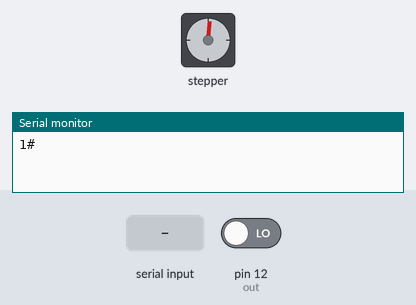
Bench run of a sketch on a simulated Arduino Uno, built with avr-gcc and run on an emulated ATmega328P. Shown: stepper motor, the last lines printed to the serial monitor. The inputs (shaded band) are chosen by the test bench; at power-on: pin 12 (out) LOW. Stepper angles assume 4096 steps per turn.

Above: at 1.6 s.
1.7 s: "FILTER2#" received over Serial
At 4.56 s:
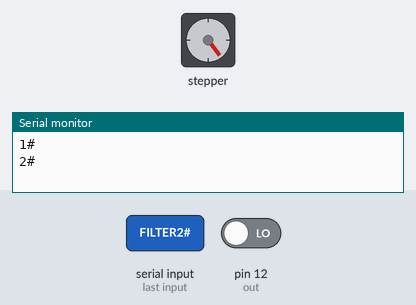
4.7 s: "FILTER0#" received over Serial
At 5.44 s:
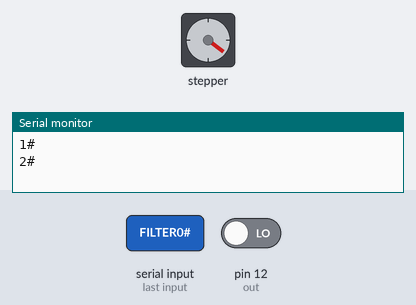
7.7 s: "FILTER3#" received over Serial
At 8.69 s:
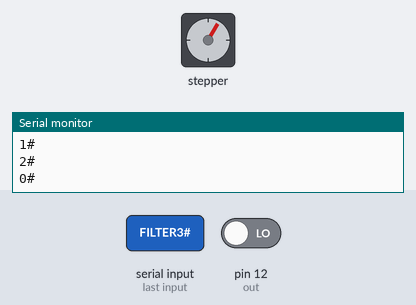
10.7 s: "FILTER4#" received over Serial
Timing chart, 0 to 14.6 s (numbered marks = the images above; inputs shaded):
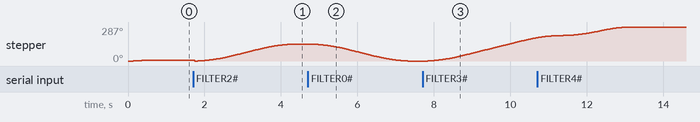

The sketch:

FilterWheel.ino
```cpp
#include <AccelStepper.h>

// General definitions
int CurrentFilter = 0;                  // Filter integer
int HallValue;                          // Hall switch variable

// Filter steps definitions
int CalibrationOffset = 70;              // Steps required to move to first filter position after calibration is done
int FilterSteps = 819.2;                  // Steps required to move the filter to next filter location adjust as required to suit motor wheel combination
int FilterSteps0 = 0;                   // Set filter steps for home position from calibration
int FilterSteps1 = FilterSteps;         // Set filter steps for 1st position
int FilterSteps2 = FilterSteps * 2;     // Set filter steps for 2nd position
int FilterSteps3 = FilterSteps * 3;     // Set filter steps for 3rd position
int FilterSteps4 = FilterSteps * 4;     // Set filter steps for 4th position

// Hall pin definition
const int out = 12;                     // PIN 12 = Hall effect switch

// Motor definitions
#define STEPS 8                         // 28BYJ-48 steps 4 or 8

// Motor pin definitions
#define motorPin1  8       // IN1 on UL2003
#define motorPin2  9       // IN2 on UL2003
#define motorPin3  10      // IN3 on UL2003
#define motorPin4  11      // IN4 on UL2003

// Initialize with pin sequence IN1-IN3-IN2-IN4 for using the AccelStepper with 28BYJ-48
AccelStepper stepper1(STEPS, motorPin1, motorPin3, motorPin2, motorPin4);

void setup() {
  Serial.flush();
  Serial.begin(9600);  // Baud rate, make sure this is the same as ASCOM driver
  stepper1.setMaxSpeed(1000.0);
  stepper1.setAcceleration(1000.0); // Acceleration
  stepper1.setSpeed(1000.0);
  stepperHome(); //runs routine to home motor
  Serial.println("1#");
}


void loop() {

  String cmd;
  if (Serial.available() > 0) {
    cmd = Serial.readStringUntil('#');  // Terminator so arduino knows when the message ends
    if (cmd == "GETFILTER") {
      Serial.print(CurrentFilter); Serial.println("#");  // Similarly, so ASCOM knows
    }
    else if (cmd == "FILTER0") MoveFilter(0); // Move Filter Routine
    else if (cmd == "FILTER1") MoveFilter(1); // Move Filter Routine
    else if (cmd == "FILTER2") MoveFilter(2); // Move Filter Routine
    else if (cmd == "FILTER3") MoveFilter(3); // Move Filter Routine
    else if (cmd == "FILTER4") MoveFilter(4); // Move Filter Routine
    else if (cmd == "FILTER5") MoveFilter(5); // Calibration Routine
  }
}


void MoveFilter(int pos) {

  CurrentFilter = pos;    // Note that the position is always 0 when powered on due to calibration
  switch (CurrentFilter) {
  case 0:
    digitalWrite(13, HIGH); // Flash LEDs for Move
    stepper1.runToNewPosition(FilterSteps0); // Goto new position
    Serial.print(CurrentFilter); Serial.println("#"); // Notify that we sent the command
    digitalWrite(13, LOW); // Disable LEDs after Move
  break;

  case 1:
    digitalWrite(13, HIGH); // Flash LEDs for Move
    stepper1.runToNewPosition(FilterSteps1); // Goto new position
    Serial.print(CurrentFilter); Serial.println("#"); // Notify that we sent the command
    digitalWrite(13, LOW); // Disable LEDs after Move
  break;

  case 2:
    digitalWrite(13, HIGH); // Flash LEDs for Move
    stepper1.runToNewPosition(FilterSteps2); // Goto new position
    Serial.print(CurrentFilter); Serial.println("#"); // Notify that we sent the command
    digitalWrite(13, LOW); // Disable LEDs after Move
  break;

  case 3:
    digitalWrite(13, HIGH); // Flash LEDs for Move
    stepper1.runToNewPosition(FilterSteps3); // Goto new position
    Serial.print(CurrentFilter); Serial.println("#"); // Notify that we sent the command
    digitalWrite(13, LOW); // Disable LEDs after Move
  break;

  case 4:
    digitalWrite(13, HIGH); // Flash LEDs for Move
    stepper1.runToNewPosition(FilterSteps4); // Goto new position
    Serial.print(CurrentFilter); Serial.println("#"); // Notify that we sent the command
    digitalWrite(13, LOW); // Disable LEDs after Move
  break;

  case 5:
    stepperHome(); // Calibratio Routine
    Serial.print(CurrentFilter); Serial.println("#"); // Notify that we sent the command
  break;
  }

}

void stepperHome()
{
  HallValue = digitalRead(out);    // read the hall sensor value
  digitalWrite(13, HIGH); // Flash LEDs for Move

  while (HallValue == HIGH)
  {
    stepper1.setAcceleration(1000.0); // Acceleration
    stepper1.setSpeed(1000.0);
    stepper1.move(20);
    stepper1.run();
    HallValue = digitalRead(out); // read the hall sensor value
  }

  stepper1.setCurrentPosition(0);
  stepper1.runToNewPosition(CalibrationOffset);
  stepper1.setCurrentPosition(0);

  digitalWrite(13, LOW); // Disable LEDs after Move

}
```

Measured:
- after the input at 4.7 s, stepper: keeps turning counter-clockwise at about 57°/s, starting after 0.11 s
- after the input at 7.7 s, stepper: keeps turning clockwise at about 69°/s, starting after 0.14 s
